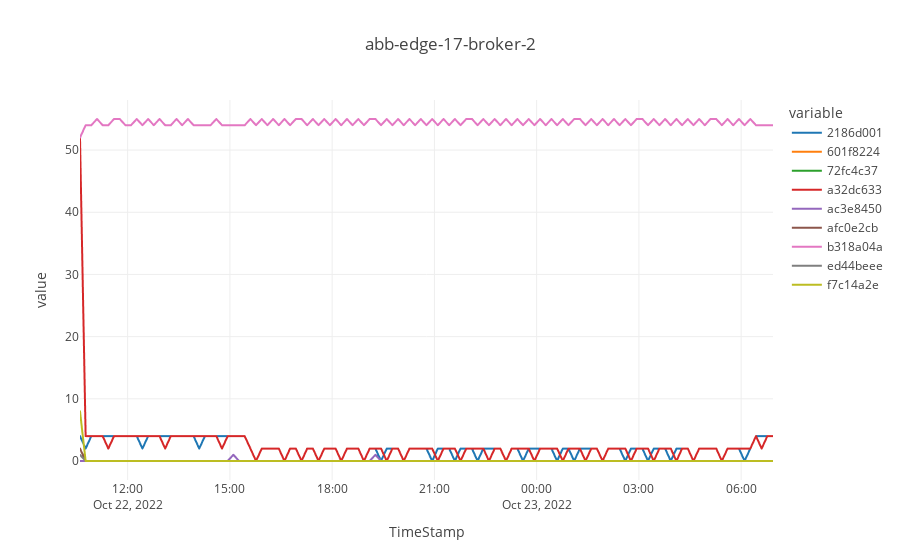
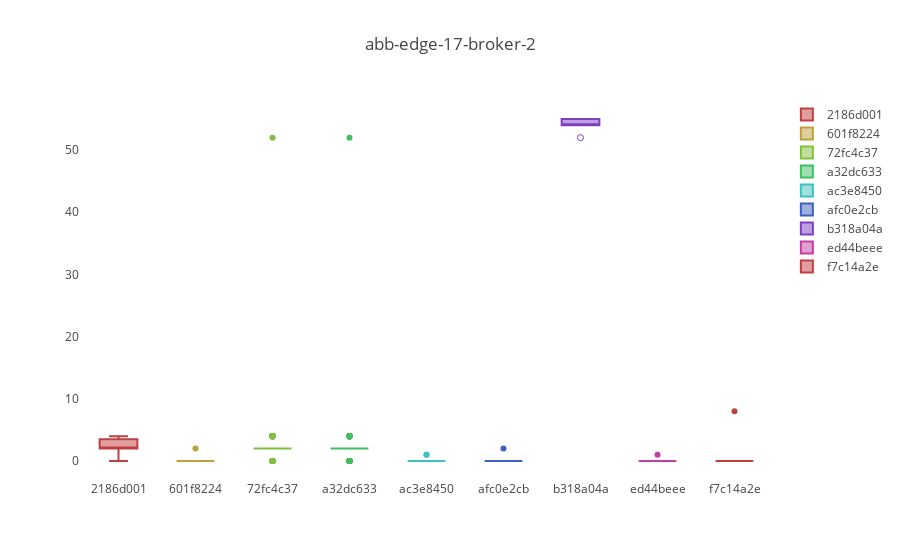
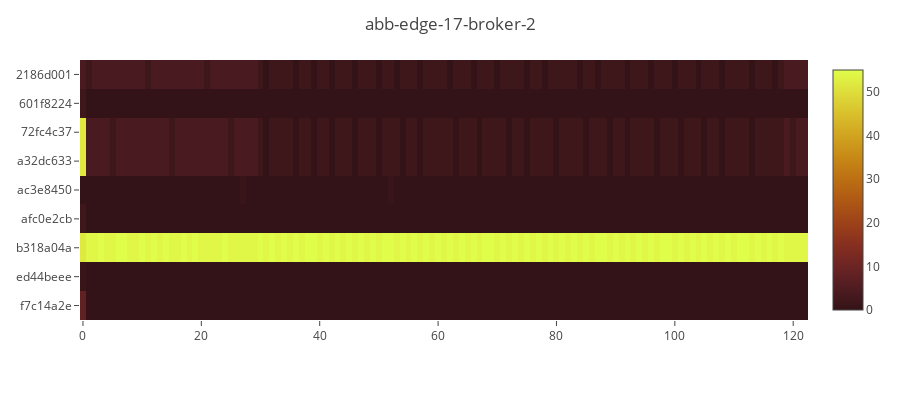

The code cell stored with these charts, in order, in its notebook:
### Code cell
# 1.1. abb-edge-17-broker-2
dfEdge17Broker2 = [df for df in dfList if df['name'] == 'abb-edge-17-broker-2'][0]
plotLineEvents(dfEdge17Broker2['name'], dfEdge17Broker2['data'], timeWindowBroker)
plotBoxPlot(dfEdge17Broker2['name'], dfEdge17Broker2['data'], timeWindowBroker)
plotHeapMap(dfEdge17Broker2['name'], dfEdge17Broker2['data'], timeWindowBroker, height = 400)

x = reframeColumnNames("Edge17Broker2", dfEdge17Broker2['data'], timeWindowBroker)
